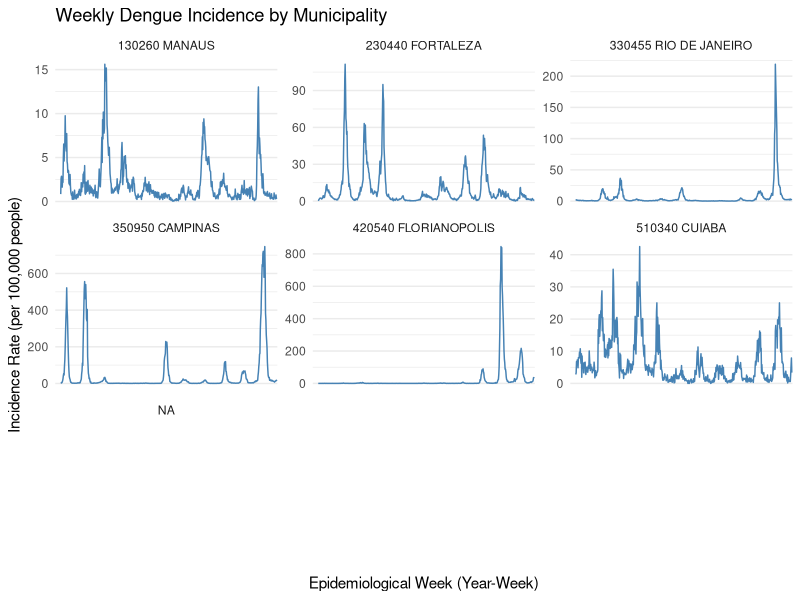
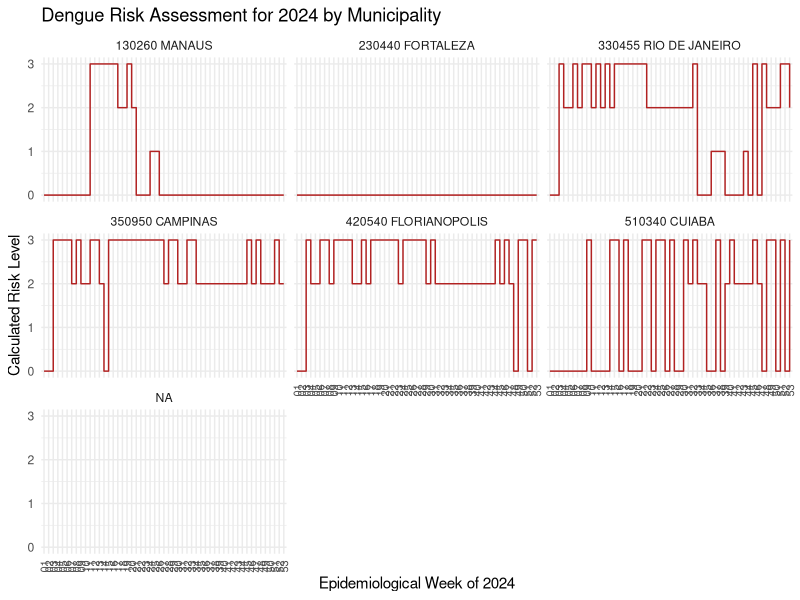
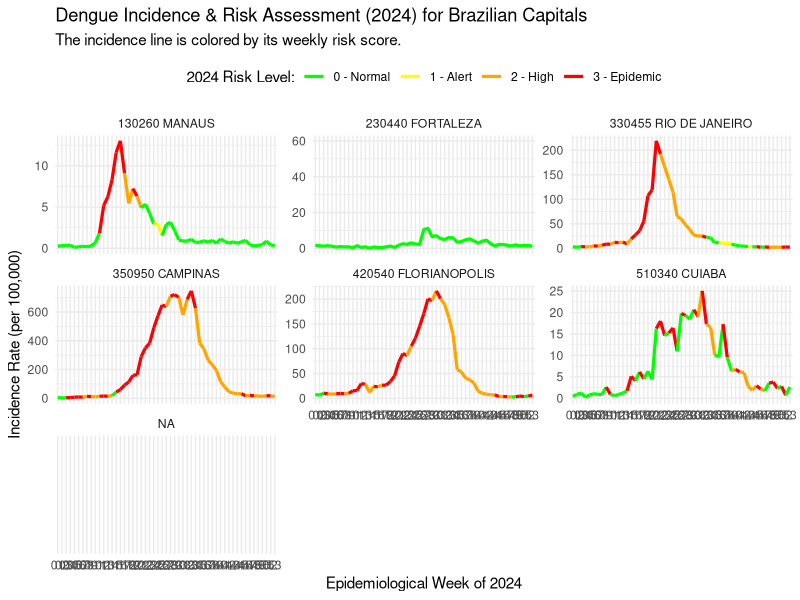
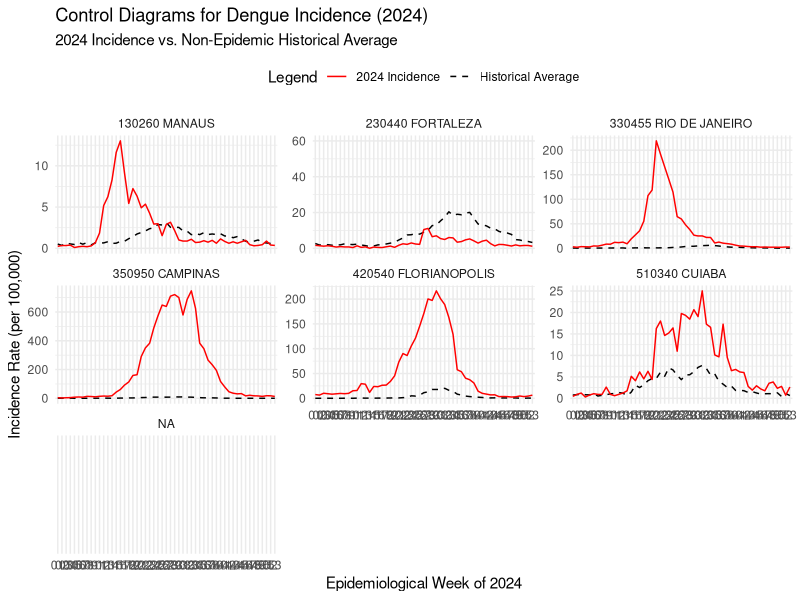
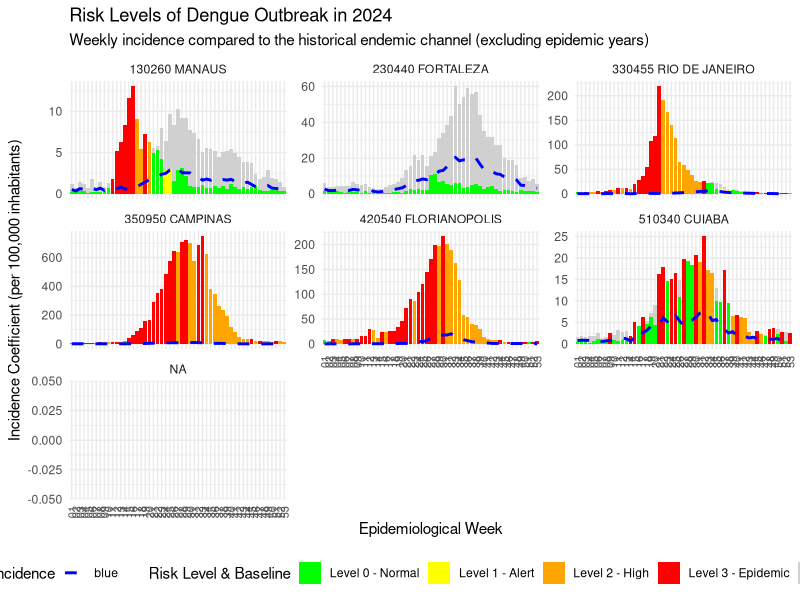
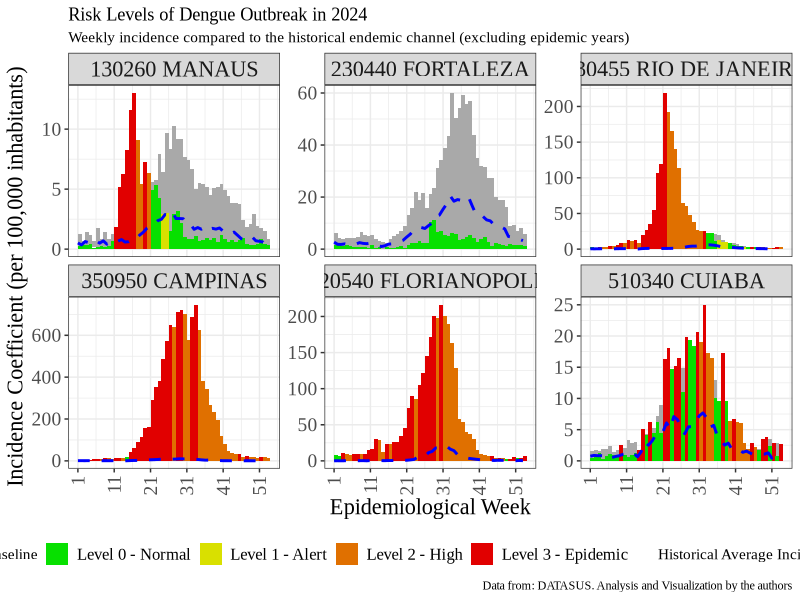

Reproduce these figures in R, in order.
## ---- chunk 1
knitr::opts_chunk$set(echo = T, warning = F)
library(tidyverse)
library(lubridate)
library(zoo)
library(ggplot2)
library(here)
library(haven)
library(lubridate)
library(readr)
## ---- chunk 2
dengue_full <- read_csv(here("dengue/Dengue_Provaveis_2014_2024.csv")) %>% 
  mutate(epidemiologic_week = paste0(year, "w", week))

# Epidemiological week starting on the first week of the winter
epiweek40 <- read_dta(
  here("dengue/epidemiological_week_startsweek40.dta")) 


## ---- chunk 3
 ## Grouping by municipality and epidemiological week
dengue_df <- dengue_full %>% 
  # Correctly group by municipality, year, and week first
  group_by(municipality, year, week) %>% 
  summarise(
    cases = sum(likely_cases, na.rm = TRUE),
    population = sum(population, na.rm = TRUE), 
    deaths = sum(deaths, na.rm = TRUE),
    .groups = "drop"
  ) %>%
  mutate(
    incidence = ifelse(population > 0, cases / (population / 100000), 0),
    wy = paste0(year, "w", as.integer(week))
  ) %>%
  full_join(epiweek40, by = "wy") %>%
  # IMPORTANT FIX: Group by municipality BEFORE arranging and filling NAs
  group_by(municipality) %>%
  arrange(year_week40, epidemiologic_week_startsweek40) %>% 
  mutate(
    # Use across() to apply na.locf cleanly to several columns
    across(c(year, cases, population, deaths, incidence), ~ zoo::na.locf(., na.rm = FALSE)),
    yw = as.character(paste0(year_week40,"-", epidemiologic_week_startsweek40)),
    epi_label = paste0(year_week40, "w", epidemiologic_week_startsweek40)
  ) %>%
  # Ungroup at the end to have a clean, final dataframe
  ungroup()
## ---- chunk 4
perform_risk_analysis <- function(df, analysis_year = 2024) {
  # Defines a function that takes a dataframe 'df' and an 'analysis_year'.

  tryCatch({
    # If an error occurs, the code will jump to the 'error' section at the end.

    # === Part 1: Identify Epidemic Years based on Risk Score ===
    # The goal of this part is to analyze all historical data to determine which years behaved like epidemics.

    # Create a preliminary endemic channel using ALL historical data.
    preliminary_channel <- df %>%
      # 1. Select only data from years before the analysis_year.
      filter(year_week40 < analysis_year) %>%
      # 2. Group data by the epidemiological week number.
      group_by(week2 = epidemiologic_week_startsweek40) %>%
      # 3. For each week, calculate the historical average and standard deviation of incidence.
      summarise(avg_incidence = mean(incidence, na.rm = TRUE), sd_incidence = sd(incidence, na.rm = TRUE), .groups = "drop") %>%
      # 4. Calculate the upper alert threshold (95% confidence interval).
      mutate(high = avg_incidence + (1.96 * sd_incidence))

    # Check if there is enough historical data to proceed.
    if(nrow(preliminary_channel) == 0) return(NULL)

    # Assess all historical years against the preliminary channel to find epidemic years.
    risk_all_years <- df %>%
      # 1. Select only historical data.
      filter(year_week40 < analysis_year) %>%
      # 2. Add the calculated avg_incidence and high threshold to each row based on its week.
      left_join(preliminary_channel, by = c("epidemiologic_week_startsweek40" = "week2")) %>%
      # 3. Group the data by year to analyze each year independently.
      group_by(year_week40) %>%
      # 4. Ensure weeks are sorted chronologically within each year.
      arrange(epidemiologic_week_startsweek40, .by_group = TRUE) %>%
      # 5. Create several new columns (triggers) based on different risk conditions.
      mutate(
        # Trigger: Is incidence above average but below the high threshold? (1=yes, 0=no)
        increasedincidence = ifelse(incidence > avg_incidence & incidence < high, 1, 0),
        # Trigger: Has 'increasedincidence' been true for 4 straight weeks?
        increasedincidence4weeks = zoo::rollapply(increasedincidence, 4, function(x) as.integer(all(x == 1)), fill = NA, align = "right"),
        # Trigger: Is incidence above the high threshold?
        increasedincidencehigh = ifelse(incidence > high, 1, 0),
        # Trigger: Has 'increasedincidencehigh' been true for 4 straight weeks?
        increasedincidencehigh4weeks = zoo::rollapply(increasedincidencehigh, 4, function(x) as.integer(all(x == 1)), fill = NA, align = "right"),
        # Trigger: Did deaths increase from the previous week?
        increaseddeath = ifelse(deaths > lag(deaths), 1, 0),
        # Trigger: Has 'increaseddeath' been true for 4 straight weeks?
        increaseddeath4w = zoo::rollapply(increaseddeath, 4, function(x) as.integer(all(x == 1)), fill = NA, align = "right"),
        # Calculate log of incidence to check for exponential growth.
        ln_incidence = ifelse(incidence > 0, log(incidence), 0),
        # Calculate the week-over-week change in log(incidence).
        exponentialgrowth = ln_incidence - dplyr::lag(ln_incidence),
        # Trigger: Is growth exponential AND is incidence above the high threshold?
        increasedexpgrowth = ifelse(exponentialgrowth > 0 & incidence > high, 1, 0),
        # Trigger: Has 'increaseddeath' been true for 5 straight weeks?
        increaseddeath5w = zoo::rollapply(increaseddeath, 5, function(x) as.integer(all(x == 1)), fill = NA, align = "right")
      ) %>%
      # Replace any NAs created by the rolling functions (at the start of the series) with 0.
      mutate(across(c(increasedincidence4weeks, increasedincidencehigh4weeks, increaseddeath4w, increasedexpgrowth, increaseddeath5w), ~replace_na(., 0))) %>%
      # Assign risk levels based on the triggers.
      mutate(
        # Risk Level 1: Sustained increase in cases.
        risk_level1 = if_else(increasedincidence4weeks == 1, 1L, 0L),
        # Risk Level 2: High alert for cases or sustained increase in deaths.
        risk_level2 = if_else(increasedincidencehigh4weeks == 1 | increaseddeath4w == 1, 2L, 0L),
        # Risk Level 3: Epidemic level based on exponential growth or prolonged increase in deaths.
        risk_level3 = if_else(increasedexpgrowth == 1 | increaseddeath5w == 1, 3L, 0L),
        # The final risk assessment for a week is the highest level triggered.
        riskassessment = pmax(risk_level1, risk_level2, risk_level3, na.rm = TRUE)
      )

    # From the historical assessment, create a list of years that hit risk level 3.
    epidemic_years <- risk_all_years %>% filter(riskassessment >= 3) %>% distinct(year_week40) %>% pull(year_week40)
    # Create a list of all available historical years.
    all_hist_years <- unique(df$year_week40[df$year_week40 < analysis_year])
    # Create the list of non-epidemic years by removing epidemic years from all historical years.
    non_epidemic_years <- all_hist_years[!all_hist_years %in% epidemic_years]
    # Select only the 5 most recent non-epidemic years for the final baseline.
    non_epidemic_years <- non_epidemic_years %>%
      sort() %>%
      tail(5)

    # Fallback condition:  Skips the municipality if there are not enough non-epidemic years to build a reliable baseline (at least 2 are needed).
    if (length(non_epidemic_years) < 2) {
      
      message(paste("Skipping municipality:", 
                    unique(df$municipality), 
                    "| Reason: Fewer than 2 non-epidemic years found."))
                    
      return(NULL) 
    }

    # === Part 2: Build Final Control Diagram and Assess the Current Year ===
    # The goal of this part is to use the clean "non-epidemic" years to build a
    # final, reliable baseline and assess the current analysis_year against it.

    # Isolate the incidence and death data for the current analysis_year.
    incidence_current_year <- df %>% filter(year_week40 == analysis_year) %>% transmute(incidence_current = incidence, deaths, week2 = epidemiologic_week_startsweek40)

    # Build the final, clean endemic channel.
    control_data <- df %>%
      # 1. IMPORTANT: Filter for only the selected non-epidemic years.
      filter(year_week40 %in% non_epidemic_years) %>%
      # 2. Group by week.
      group_by(week2 = epidemiologic_week_startsweek40) %>%
      # 3. Recalculate the average and standard deviation using this cleaner data.
      summarise(avg_incidence = mean(incidence, na.rm = TRUE), sd_incidence = sd(incidence, na.rm = TRUE), .groups = "drop") %>%
      # 4. Create the final upper and lower thresholds for the control diagram.
      mutate(high = avg_incidence + 1.96*sd_incidence, low = pmax(0, avg_incidence - 1.96*sd_incidence)) %>%
      # 5. Join the final channel data with the current year's data.
      left_join(incidence_current_year, by = "week2")

    # Perform the final risk assessment for the analysis_year.
    risk_final <- control_data %>%
      arrange(week2) %>%
      mutate(
        increasedincidence = ifelse(incidence_current > avg_incidence & incidence_current < high, 1, 0),
        increasedincidence4weeks = zoo::rollapply(increasedincidence, 4, function(x) as.integer(all(x==1)), fill=NA, align="right"),
        increasedincidencehigh = ifelse(incidence_current > high, 1, 0),
        increasedincidencehigh4weeks = zoo::rollapply(increasedincidencehigh, 4, function(x)as.integer(all(x==1)), fill=NA, align="right"),
        increaseddeath = ifelse(deaths > lag(deaths), 1, 0),
        increaseddeath4w = zoo::rollapply(increaseddeath, 4, function(x) as.integer(all(x==1)), fill=NA, align="right"),
        ln_incidence = ifelse(incidence_current > 0, log(incidence_current), 0),
        exponentialgrowth = ln_incidence - dplyr::lag(ln_incidence),
        increasedexpgrowth = ifelse(exponentialgrowth > 0 & incidence_current > high, 1, 0),
        increaseddeath5w = zoo::rollapply(increaseddeath, 5, function(x) as.integer(all(x==1)), fill=NA, align="right")
      ) %>%
      mutate(across(c(increasedincidence4weeks, increasedincidencehigh4weeks, increaseddeath4w, increasedexpgrowth, increaseddeath5w), ~replace_na(., 0))) %>%
      mutate(
        risk_level1 = if_else(increasedincidence4weeks == 1, 1L, 0L),
        risk_level2 = if_else(increasedincidencehigh4weeks == 1 | increaseddeath4w == 1, 2L, 0L),
        risk_level3 = if_else(increasedexpgrowth == 1 | increaseddeath5w == 1, 3L, 0L),
        riskassessment = pmax(risk_level1, risk_level2, risk_level3, na.rm = TRUE)
      )

    # Return the results as a list containing two objects.
    return(list(risk_final = risk_final, epidemic_years = epidemic_years))

  }, error = function(e) {
    # If any error occurred in the 'try' block, this code will run.
    message(paste("Could not process municipality:", unique(df$municipality), "| Error:", e$message))
    return(NULL)
  })
}
## ---- chunk 5
# Nest the data, creating a list-column with a dataframe for each municipality
nested_data <- dengue_df %>%
  group_by(municipality) %>%
  nest()

# Apply function to each nested dataframe
results <- nested_data %>%
  mutate(risk_analysis_results = map(data, perform_risk_analysis))

# Unnest the results for the 2024 risk assessment
risk_2024 <- results %>%
  # Safely extract the 'risk_final' tibble from the list
  mutate(risk_data = map(risk_analysis_results, ~ .x$risk_final)) %>%
  select(municipality, risk_data) %>%
  unnest(cols = c(risk_data))
## ---- chunk 6
# Helper function to safely extract epidemic years from the results list
extract_epidemic_years <- function(model_output) {
  if (!is.null(model_output) && "epidemic_years" %in% names(model_output)) {
    if (length(model_output$epidemic_years) > 0) {
      return(tibble(epidemic_year = as.character(model_output$epidemic_years)))
    }
  }
  return(tibble(epidemic_year = character(0)))
}

# Extract and unnest the epidemic years data
epidemic_years_data <- results %>%
  mutate(epidemic_years = map(risk_analysis_results, extract_epidemic_years)) %>%
  select(municipality, epidemic_years) %>%
  unnest(cols = c(epidemic_years))

# Create a summary table
epidemic_summary_table <- epidemic_years_data %>%
  group_by(municipality) %>%
  summarise(
    epidemic_years_list = paste(sort(unique(epidemic_year)), collapse = ", "),
    .groups = "drop"
  ) %>%
  rename(
    `Municipality` = municipality,
    `Epidemic Years` = epidemic_years_list
  )

# Table
knitr::kable(epidemic_summary_table, caption = "Epidemic Years of Dengue by Municipality")
## ---- chunk 7
ggplot(dengue_df, aes(x = yw, y = incidence, group = 1)) +
  geom_line(color = "steelblue") +
  facet_wrap(~ municipality, scales = "free_y") + 
  labs(
    title = "Weekly Dengue Incidence by Municipality",
    x = "Epidemiological Week (Year-Week)",
    y = "Incidence Rate (per 100,000 people)"
  ) +
  scale_x_discrete(breaks = levels(dengue_df$yw)[seq(1, length(levels(dengue_df$yw)))]) +
  theme_minimal() +
  theme(axis.text.x = element_text(angle = 90, vjust = 0.5, size = 8))
## ---- chunk 8
ggplot(risk_2024, aes(x = week2, y = riskassessment, group = 1)) +
  # geom_step is great for visualizing discrete changes in risk level
  geom_step(color = "firebrick") + 
  # Create a separate plot for each municipality
  facet_wrap(~ municipality) + 
  labs(
    title = "Dengue Risk Assessment for 2024 by Municipality",
    x = "Epidemiological Week of 2024",
    y = "Calculated Risk Level"
  ) +
  scale_y_continuous(breaks = 0:3, limits = c(0, 3)) + 
  theme_minimal() +
  theme(axis.text.x = element_text(angle = 90, vjust = 0.5, size = 8))
## ---- chunk 9
risk_colors <- c(
  "0" = "green",
  "1" = "yellow",
  "2" = "orange",
  "3" = "red"
)

ggplot(risk_2024, aes(x = week2)) +
  
  # The historical endemic channel (grey ribbon and dashed line)
  geom_ribbon(aes(ymin = low, ymax = high), fill = "grey80", alpha = 0.6) +
  geom_line(aes(y = avg_incidence), linetype = "dashed", color = "black") +
  
  # The 2024 incidence line, with color mapped to risk level
  geom_line(aes(y = incidence_current, color = as.factor(riskassessment), group = 1), size = 1.1) +
  
  # Creating a grid of plots
  facet_wrap(~ municipality, scales = "free_y") +
  
  # Apply custom color scale and labels
  scale_color_manual(
    name = "2024 Risk Level:", 
    values = risk_colors,
    labels = c("0 - Normal", "1 - Alert", "2 - High", "3 - Epidemic")
  ) +
  
  # Update titles and labels for the combined plot
  labs(
    title = "Dengue Incidence & Risk Assessment (2024) for Brazilian Capitals",
    subtitle = "The incidence line is colored by its weekly risk score.",
    y = "Incidence Rate (per 100,000)",
    x = "Epidemiological Week of 2024"
  ) +
  theme_minimal() +
  theme(legend.position = "top")
## ---- chunk 10
ggplot(risk_2024, aes(x = week2)) +
  
  # The historical endemic channel (grey ribbon)
  geom_ribbon(aes(ymin = low, ymax = high), fill = "lightblue", alpha = 0.8) +
  
  # The historical average line
  geom_line(aes(y = avg_incidence, linetype = "Historical Average", group = 1), color = "black") +
  
  # The 2024 incidence line
  geom_line(aes(y = incidence_current, linetype = "2024 Incidence", group = 1), color = "red") +
  
  # Create a grid of plots for each municipality
  facet_wrap(~ municipality, scales = "free_y") +
  
  # Customize the legend for clarity
  scale_linetype_manual(
    name = "Legend",
    values = c("Historical Average" = "dashed", "2024 Incidence" = "solid")
  ) +
  
  # Add titles and labels
  labs(
    title = "Control Diagrams for Dengue Incidence (2024)",
    subtitle = "2024 Incidence vs. Non-Epidemic Historical Average",
    y = "Incidence Rate (per 100,000)",
    x = "Epidemiological Week of 2024"
  ) +
  theme_minimal() +
  theme(legend.position = "top")
## ---- chunk 11
# Define the colors and labels for the legend
risk_colors <- c(
  "Endemic Channel Upper Limit" = "grey80",
  "0" = "green",
  "1" = "yellow",
  "2" = "orange",
  "3" = "red"
)

# Create the plot using a bar chart style
ggplot(risk_2024, aes(x = week2)) +
  
  # 1. Gray bars representing the upper limit of the endemic channel.
  # The 'fill' is now inside aes() to add it to the legend.
  geom_col(aes(y = high, fill = "Endemic Channel Upper Limit"), alpha = 0.9) +
  
  # 2. Colored bars for the 2024 incidence, based on risk level.
  geom_col(aes(y = incidence_current, fill = as.factor(riskassessment))) +

  # 3. Blue dashed line for the historical average.
  # MOVED to be last so it's drawn on top. 'color' is inside aes().
  geom_line(aes(y = avg_incidence, color = "blue", group = 1), 
            linetype = "dashed", 
            size = 1) +
  
  # Create a separate plot for each municipality
  facet_wrap(~ municipality, scales = "free_y") +
  
  # Apply the custom color scale for the BARS
  scale_fill_manual(
    name = "Risk Level & Baseline",
    values = risk_colors,
    # Manually set the labels for the risk levels
    labels = c("0" = "Level 0 - Normal", 
               "1" = "Level 1 - Alert", 
               "2" = "Level 2 - High",
               "3" = "Level 3 - Epidemic",
               "Endemic Channel Upper Limit" = "Endemic Channel Upper Limit")
  ) +

  # Apply the custom color scale for the LINE
  scale_color_manual(
    name = "Historical Average Incidence",
    values = "blue"
  ) +
  
  # Add titles and labels
  labs(
    title = "Risk Levels of Dengue Outbreak in 2024",
    subtitle = "Weekly incidence compared to the historical endemic channel (excluding epidemic years)",
    y = "Incidence Coefficient (per 100,000 inhabitants)",
    x = "Epidemiological Week"
  ) +
  theme_minimal() +
  theme(
    legend.position = "bottom",
    axis.text.x = element_text(angle = 90, vjust = 0.5, size = 8)
  )
## ---- chunk 12

risk_2024 <- risk_2024 %>%  
  filter(!is.na(municipality)) %>%
  mutate(week2 = as.numeric(week2), 
         riskassessment = factor(riskassessment))

every_10 <- seq(min(risk_2024$week2, na.rm = TRUE), max(risk_2024$week2, na.rm = TRUE), by = 10)
plot_labels_10 <- risk_2024$week2[match(every_10, risk_2024$week2)]

#Plot
g1 <- risk_2024 %>% 
  ggplot(aes(x = week2)) +
  geom_rect(aes(xmin = week2, xmax = week2 + 1,
              ymin = low, ymax = high),
          fill = "darkgrey")+
  geom_rect(aes(xmin = week2, xmax = week2 + 1,
                ymin = 0, ymax = incidence_current,
                fill = riskassessment)) +
  geom_line(aes(y = avg_incidence,
                color = "Average incidence (prev. 5 years)",
                linetype = "Average incidence (prev. 5 years)"),
            size = 1) +
  geom_step(aes(y = incidence_current,
                color = "Weekly Incidence",
                linetype = "Incidence coefficient"),
            size = 1) +
  theme_bw() +  
  scale_color_manual(name = "Historical Average Incidence",
                     values = c(
    "Weekly Incidence" = "black",
    "Average incidence (prev. 5 years)" = "blue"
  )) +
  scale_linetype_manual(name = "", values = c(
    "Weekly Incidence" = "solid",
    "Average incidence (prev. 5 years)" = "dashed"
  )) +
scale_fill_manual( values = c("0" = "#07E000", "1" = "#D9E000", "2" = "#E07000", "3" = "#E10000", "Endemic Channel Upper Limit" = "darkgrey"), name = "Risk Level & Baseline", 
                    labels = c("0" = "Level 0 - Normal", 
               "1" = "Level 1 - Alert", 
               "2" = "Level 2 - High",
               "3" = "Level 3 - Epidemic",
               "Endemic Channel Upper Limit" = "Endemic Channel Upper Limit")) +
  theme(
    axis.text.x = element_text(angle = 90, vjust = 0.5, hjust = 1),
    legend.position = "bottom",
    text = element_text(family = "Times New Roman"),
    axis.title = element_text(size = 16),
    axis.text = element_text(size = 14),
    legend.text = element_text(size = 12),
    strip.text = element_text(size = 16)) +
    scale_x_continuous(
    breaks = every_10,
    labels = plot_labels_10) +
  # Add titles and labels
  labs(
    title = "Risk Levels of Dengue Outbreak in 2024",
    subtitle = "Weekly incidence compared to the historical endemic channel (excluding epidemic years)",
    y = "Incidence Coefficient (per 100,000 inhabitants)",
    x = "Epidemiological Week",
    caption = "Data from: DATASUS. Analysis and Visualization by the authors")+
  facet_wrap(~municipality, scales = "free_y")

g1
